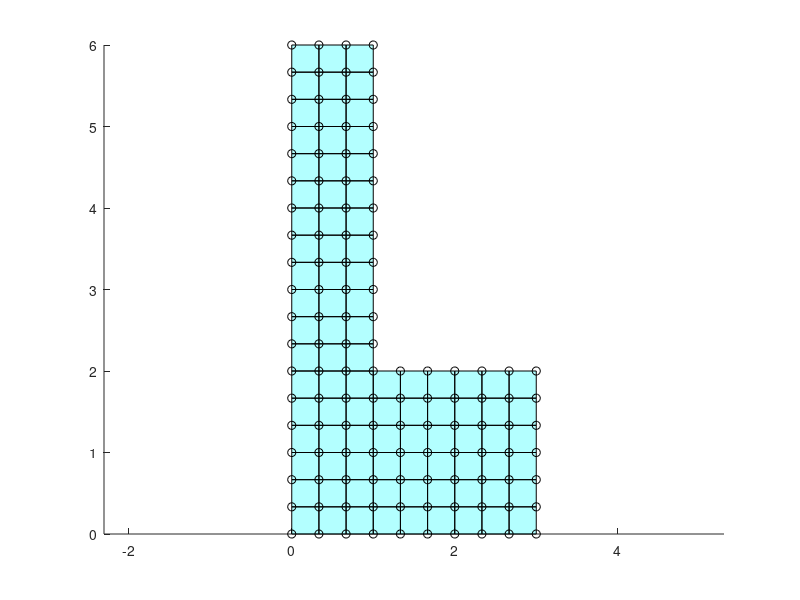

Reproduce this figure in MATLAB. (Note: this script raises an error after producing the figure.)
#Ejercicio 2
clc;
clear all;
model.nnodes=0;
#Armado de la malla
#Armado del rectangulo inferior                    % nodos por lado
xnode_inf_x = [0 1/3 2/3 1 4/3 5/3 2 7/3 8/3 3];
xnode_inf_y = [0 1/3 2/3 1 4/3 5/3 2];

[X,Y] = meshgrid(xnode_inf_x,xnode_inf_y);
X = X';
Y = Y';
xnode_inf = [X(:), Y(:)] ;       % vector nodal

% --- generar icone ---
nelem = (length(xnode_inf_x)-1)*(length(xnode_inf_y )-1);          % cantidad de cuadrados
icone_inf = zeros(nelem,4);
k = 1;
for j = 1:(length(xnode_inf_y )-1)               % filas (en y)
    for i = 1:(length(xnode_inf_x)-1)           % columnas (en x)
        n1 = (j-1)*length(xnode_inf_x) + i;     % nodo abajo-izq
        n2 = n1 + 1;          % nodo abajo-der
        n3 = n2 + length(xnode_inf_x);          % nodo arriba-der
        n4 = n1 + length(xnode_inf_x);          % nodo arriba-izq
        icone_inf (k,:) = [n1 n2 n3 n4];
        k = k + 1;
    end
end

#Armado del rectangulo superior                    % nodos por lado
xnode_sup_x = [0 1/3 2/3 1];
xnode_sup_y = [2+1/3 2+2/3 3 3+1/3 3+2/3 4 4+1/3 4+2/3 5 5+1/3 5+2/3 6];
[X,Y] = meshgrid(xnode_sup_x,xnode_sup_y);
X = X';
Y = Y';
xnode_sup = [X(:), Y(:)] ;       % vector nodal

#Armado de la malla final
xnode=[xnode_inf;xnode_sup];
model.nnodes = size(xnode,1);

% --- generar icone ---
nelem = (length(xnode_sup_x)-1)*(length(xnode_sup_y)-1);          % cantidad de cuadrados
icone_sup = zeros(nelem,4);
k = 1;
for j = 1:(length(xnode_sup_y)-1)               % filas (en y)
    for i = 1:(length(xnode_sup_x)-1)           % columnas (en x)
        n1 = (j-1)*length(xnode_sup_x) + i;     % nodo abajo-izq
        n2 = n1 + 1;          % nodo abajo-der
        n3 = n2 + length(xnode_sup_x);          % nodo arriba-der
        n4 = n1 + length(xnode_sup_x);          % nodo arriba-izq
        icone_sup(k,:) = [n1 n2 n3 n4];
        k = k + 1;
    end
end

#Armado final de icone
icone_sup=icone_sup + size(xnode_inf,1); #corremos los indices
#Solo faltan los nodos que van entre ambas figuras :
nelem = (length(xnode_sup_x));         % cantidad de cuadrados
icone_mid = zeros(nelem-1,4);
k = 1;
for i = 1:(nelem-1)           % columnas (en x)
        n1 = (size(xnode_inf,1)-length(xnode_inf_x))+i;     % nodo abajo-izq
        n2 = n1 + 1;          % nodo abajo-der
        n3 = n2 + (length(xnode_inf_x));          % nodo arriba-der
        n4 = n1 + (length(xnode_inf_x));          % nodo arriba-izq
        icone_mid(k,:) = [n1 n2 n3 n4];
        k = k + 1;
end
icone=[icone_inf ;icone_mid; icone_sup];
#Grafiquita, para ver que andemos bien

figure; hold on; axis equal;
patch('Faces',icone,'Vertices',xnode,'FaceColor','cyan','FaceAlpha',0.3);
plot(xnode(:,1), xnode(:,2), 'ko');  # nodos

#Constantes del modelo :
model.k=1*ones(model.nnodes,1);
model.c=0*ones(model.nnodes,1);
model.PHI_n=zeros(model.nnodes,1);
for j = 1:model.nnodes
      model.G(j)= (0*xnode(j,1))+100;
endfor

#Condiciones de borde
DIR=[];
ROB=[];
NEU=[];
for i=1:(model.nnodes)
  #Bordes faciles
  if(xnode(i,2)==0)#Borde inferior
    ROB=[ROB;i 2 50 1];
  endif
  if(xnode(i,1)==0)#Borde IZQUIERDO
    DIR=[DIR;i 20];
  endif
  #Borde derecho corto
  if(xnode(i,1)==3)
    NEU=[NEU;i 0 2];
  endif
  #Borde derecho largo
  if(xnode(i,1)==1 && xnode(i,2)>2)
    NEU=[NEU;i 0 2];
  endif
  #Borde superior
  if(xnode(i,2)==6)
    DIR=[DIR;i 0];
  endif
endfor

#ITEM A) - ESTADO ESTACIONARIO

#model.ts=-1; #Estado estacionario
#model.rho=0;
#model.cp=0;
#model.maxit=100000;
#model.tol=0.0001;

#[PHI,Q]=fdm2d(xnode,icone,DIR,NEU,ROB,model);
#fdm2d_graph_mesh(PHI,Q,xnode,icone,0,0);

#ITEM B) - TRANSITORIO

#model.ts=1; #FORWARD EULER
#model.rho=1;
#model.cp=1;
#model.maxit=100000;
#model.tol=1e-5;
#model.dt=0.05;

#[PHI,Q]=fdm2d(xnode,icone,DIR,NEU,ROB,model);
#fdm2d_graph_mesh(PHI,Q,xnode,icone,0,0);

#ITEM C) - ESTADO ESTACIONARIO

#model.ts=-1; #Estado estacionario
#model.rho=0;
#model.cp=0;
#model.maxit=100000;
#model.tol=0.0001;
#model.G=zeros(model.nnodes,1);
#for j = 1:length(xnode_inf_x)
  #for i = 1:length(xnode_inf_y)*3
  #    model.G((j-1)+i)= (0*xnode(j,1))+100;
  #endfor
#endfor

#[PHI,Q]=fdm2d(xnode,icone,DIR,NEU,ROB,model);
#fdm2d_graph_mesh(PHI,Q,xnode,icone,0,0);

#ITEM D) - ESTADO TRANSITORIO
for j = 1:model.nnodes
      model.G(j)= (0*xnode(j,1))+100;
endfor

model.ts=1; #BACKWARD EULER HASTA 2 SEG
model.rho=1;
model.cp=1;
model.dt=0.05;
model.maxit=2/model.dt; #-> MAX IT es dt/2seg
model.tol=1e-5;


[PHI_FUENTE,Q_FUENTE]=fdm2d(xnode,icone,DIR,NEU,ROB,model); #Uso este PHI Y Q
fdm2d_graph_mesh(PHI_FUENTE,Q_FUENTE,xnode,icone,0,0);
disp('Fuente se apaga');

model.maxit=100000;
model.G=zeros(model.nnodes,1); #Fuente se apaga a los 2 seg
model.PHI_N=PHI_FUENTE; #PHI INICIAL ES EL DEL METODO ANTERIOR

[PHI,Q]=fdm2d(xnode,icone,DIR,NEU,ROB,model); #Uso este PHI Y Q
fdm2d_graph_mesh(PHI,Q,xnode,icone,0,0);

